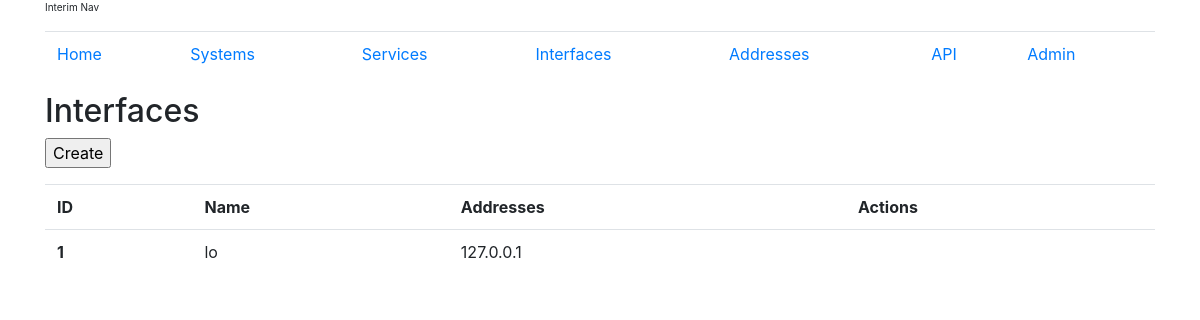
Screenshot of /interfaces/ with the database file from the repository.
### webway/models.py (models this page shows, shortened)
class Interface(models.Model):
    name = models.CharField(max_length=255)
    addresses = models.ManyToManyField(NetworkAddress)

class NetworkAddress(models.Model):
    IPV4_ADDR = "IPV4"
    IPV6_ADDR = "IPV6"
    MAC_ADDR = "MAC"
    SSID_ADDR = "SSID"
    ADDR_TYPE_CHOICES = (
        (IPV4_ADDR, "IPv4 Address"),
        (IPV6_ADDR, "IPv6 Address"),
        (MAC_ADDR, "MAC Address")
    )
    value = models.CharField(max_length=1024)
    type = models.CharField(choices=ADDR_TYPE_CHOICES,
                            max_length=255,
                            default=IPV4_ADDR)

### webway/views.py (the view)
# urls.py: path('interfaces/', InterfaceListView.as_view()),
class InterfaceListView(generic.ListView):
    model = Interface
    template_name = "webway/interface_list.html"
    context_object_name = "interfaces"

### webway/templates/webway/interface_list.html (shortened to what this page needs)
{% extends 'webway/base.html' %}
{% load static %}
{% block content %}
    <h2>Interfaces</h2>
    <form action="/interfaces/create/">
        <input type="submit" value="Create"></form>
    <table class="table">
        <tr>
            <th>ID</th>
            <th>Name</th>
            <th>Addresses</th>
            <th>Actions</th>
        </tr>
    {% for interface in interfaces %}
        <tr>
            <th>{{ interface.id }}</th>
            <td>{{ interface.name }}</td>
            <td>
                {% for address in interface.addresses.all %}
                    {{ address.value }}<br/>
                {% endfor %}
            </td>
            <td></td>
        </tr>
    {% endfor %}
    </table>
{% endblock %}

### rows the page displays
Interface: id "1", name "lo"
NetworkAddress: value "127.0.0.1"
